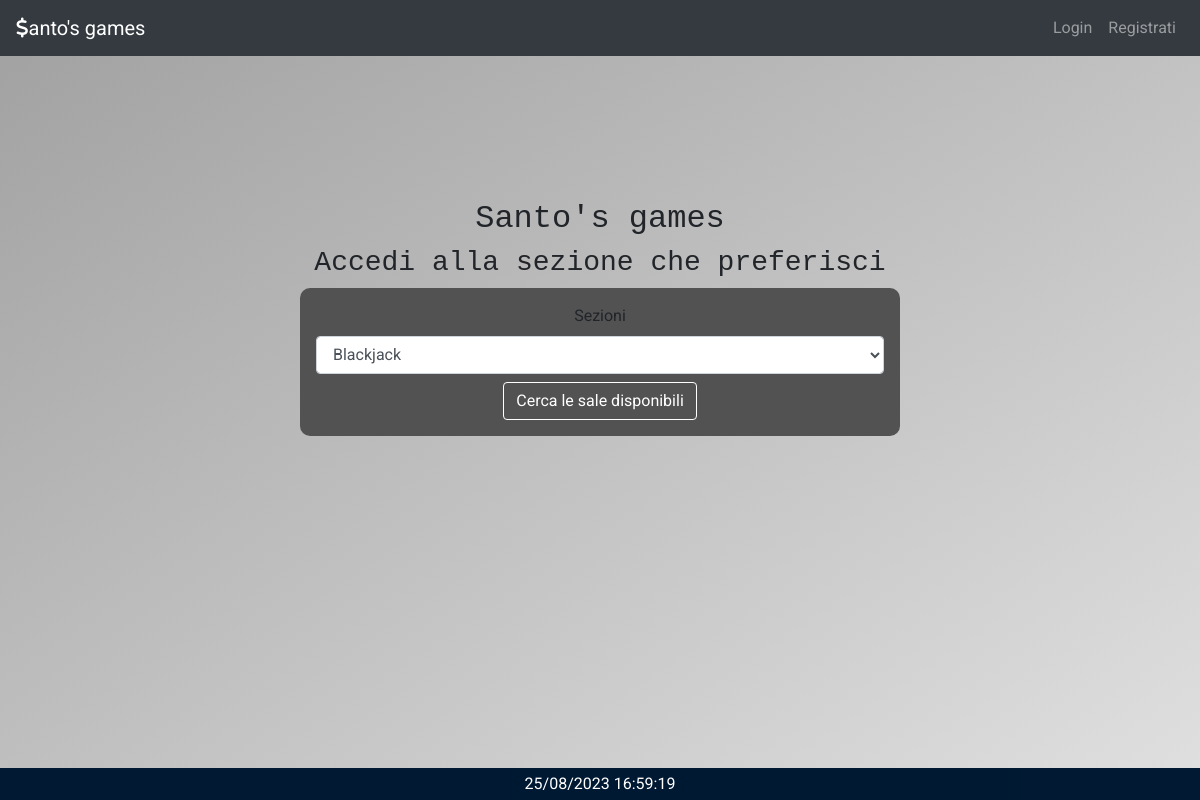
The page /user/ on the database as committed earlier.
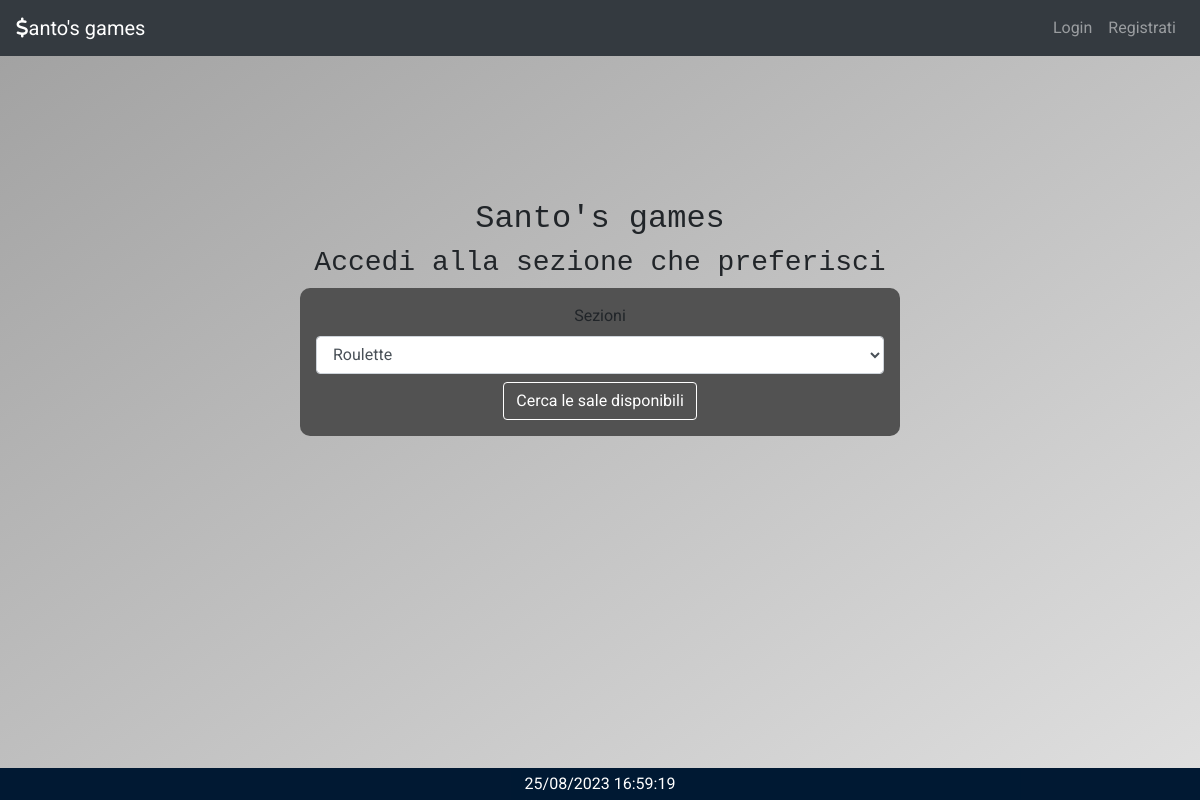
The same page on the database as committed later.
### rooms/models.py (models this page shows, shortened)
class Section(models.Model):
    section_name = models.CharField(max_length=50)
    TYPE = [
        "Roulette",
        "memory",
        "Slot",
    ]

### core/views.py (the view)
# urls.py: path('', views.HomePageView.as_view(), name='home'),
class HomePageView(View):
    template_name = 'home.html'
    def get(self, request):
        section_dict = Section.objects.values('id', 'section_name')
        section = [elemento['section_name'] for index, elemento in enumerate(section_dict)]
        if request.user.is_authenticated and request.user.is_croupier:
            croupier = CroupierUser.objects.filter(user=request.user)
            return render(request, self.template_name, {'section': section, 'croupier': croupier})
        if request.user.is_authenticated and request.user.is_player:
            print(request.user)
            player = PlayerUser.objects.get(user_id=request.user.id)
            return render(request, self.template_name, {'section': section, 'player': player})
        else:
            return render(request, self.template_name, {'section': section})

### templates/home.html (shortened to what this page needs)
{% extends 'base_template_header.html' %}
{% load static %}
{% block content %}
    <div style="text-align: center; margin-top: 200px">
        <div class="container div-fade-in div-move-down">
            <h2 class="text-center custom-font">Santo's games</h2>
            <h3 class="text-center custom-font">Accedi alla sezione che preferisci</h3>
        </div>
        <div class="w-50 p-3 div-form-home" style="display: inline-block;">
            <form name="search-field" method="GET" action="{% url 'rooms:room-search' %}">
                <div class="form-group mb-2">
                    <label for="SectionInput">Sezioni</label>
                    <select class="form-control" id="SectionInput" name="section-type">
                        {% for value in section %}
                                {% if forloop.counter0 == 0 %}
                                    <option value="{{ value }}" selected="selected">{{ value  }}</option>
                                    {% else %}
                                    <option value="{{ value  }}" >{{ value  }}</option>
                                {% endif %}
                            {% endfor %}
                    </select>
                </div>
                <input type="submit" id="search-button" class="btn " value="Cerca le sale disponibili">
            </form>
        </div>
    </div>
{% endblock %}

### templates/base_template_header.html (shortened to what this page needs)
{% load static %}
<!doctype html>
<html lang="en">
<head>
    <link rel="stylesheet" href="https://stackpath.bootstrapcdn.com/bootstrap/4.4.1/css/bootstrap.min.css"
>
    <link rel="stylesheet" href="{% static 'css/style.css' %}">
</head>
<body>
<nav class="navbar navbar-expand-lg navbar-dark bg-dark custom-navbar fixed-top">
    <a class="navbar-brand" href="{% url 'core:home' %}">
        <i class="fas fa-dollar-sign"></i>anto's games
    </a>
    <div class="collapse navbar-collapse" id="main_nav">
        <ul class="navbar-nav ml-auto">
            {% if user.is_authenticated %}
                <li class="nav-item">
                    <a class="nav-link"
                       href="{% url 'users:profile' user.id %}">Ciao, {{ user.username }}
                        <img src="{{ user.get_profile_pic_url }}" class="img-header rounded-circle"></a>
                </li>
                {% if user.is_croupier %}
                    <li class="nav-item">
                        <a class="nav-link" href="{% url 'rooms:create-room' user.id %}">Crea la tua sala</a>
                    </li>
                {% elif user.is_player %}
                    <li class="nav-item active">
                    <a class="nav-link">Saldo disponibile: <span id="saldo-input">{{ player.saldo }}</span></a>
                {% endif %}
                <li class="nav-item">
                    <a class="nav-link" href="{% url 'users:logout' %}">Logout</a>
                </li>
            {% else %}
                <li class="nav-item">
                    <a class="nav-link" href="{% url 'users:login' %}">Login</a>
                </li>
                <li class="nav-item">
                    <a class="nav-link" href="{% url 'users:signup' %}">Registrati</a>
                </li>
            {% endif %}
        </ul>
    </div>
</nav>
<div class="margin-from-navbar"  style="margin-top: 100px">
    {% block content %}
    {% endblock %}
</div>
</body>
<footer class="bg-primary text-white text-center text-lg-start fixed-bottom">
    <div class="text-center p-1" style="background-color: rgba(0.9, 0.1, 0.1, 0.8)">
        <div class="footer" id="orario-data"></div>
    </div>
</footer>
</html>

### static/css/style.css (style rules this page uses)
html { background: linear-gradient(to left top, #E0E0E0, #A0A0A0) fixed; scroll-behavior: smooth; }
body { background: transparent; }
* { font-family: 'Roboto', sans-serif; }
.margin-from-navbar { margin-top: 60px; }
.custom-font { font-family: "Lucida Console", Courier, Sans-serif; }
.div-fade-in { animation: fadeInAnimation ease 3s; animation-iteration-count: 1; animation-fill-mode: forwards; }
.div-form-home { background-color: #525252; border-radius: 10px; }
#search-button { --c: #313131; color: var(--c); transition: 0.5s; white-space: normal; border-color: white; color: white; }
.navbar.custom-navbar { font-family: "Blackletter", sans-serif; }

Rows that differ between the two databases and show on the page:
removed Section: section-type "Blackjack"
added Section: section-type "Roulette"
